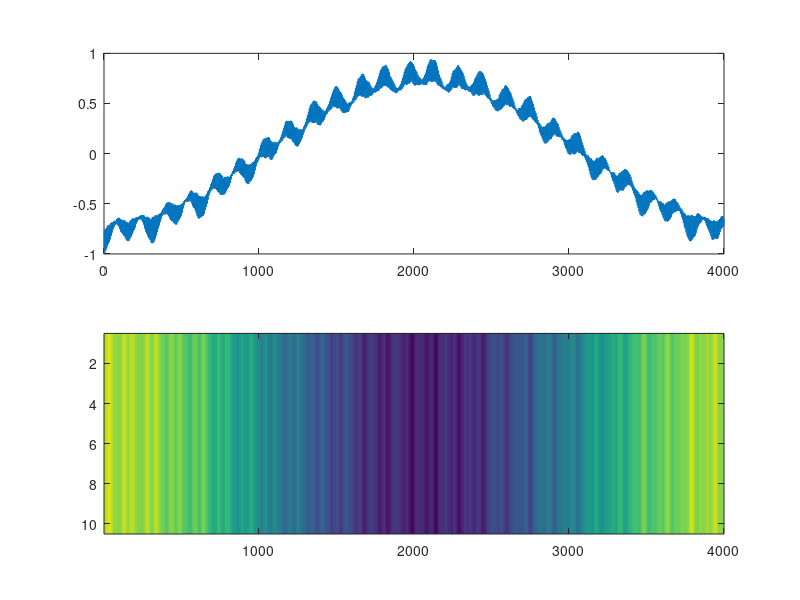

Write the MATLAB code that produced this figure.
clear;
clc;
format long
tic;

%% paramter
myseed = 1;
rng(myseed)

L = 10;
num_T = 2000;
T = 0:2*num_T;
nT = 2*num_T+1;
len = 2^L;
g0 = 0.4;
J0 = -1;
t = 2;
% g = g0*(1+0.01*randn(L,1));
% J = J0*(1+1*randn(L,1));
% g = g0*(2*round(rand(L,1))-1);
% J = J0*(2*round(rand(L,1))-1);
g = g0*ones(L,1);
J = J0*ones(L,1);

sigmaz = [1;-1];
sigmax = [0 1;1 0];
I2 = eye(2);
II2 = ones(2);

%% construction of Hamiltonian and observable
Hz = zeros(len,1);
for i = 1:L-1
    Hz_temp = ones(2^(i-1),1);
    Hz_temp = kron(Hz_temp, sigmaz);
    Hz_temp = kron(Hz_temp, sigmaz);
    Hz_temp = kron(Hz_temp, ones(2^(L-i-1),1));
    Hz = Hz + J(i)*Hz_temp;
end
% PBC
Hz_temp = sigmaz;
Hz_temp = kron(Hz_temp, ones(2^(L-2),1));
Hz_temp = kron(Hz_temp, sigmaz);
Hz = Hz + J(L)*Hz_temp;

Hx = zeros(len);
matrix_sz = zeros(len,L);
for i = 1:L
    Hx_temp = eye(2^(i-1));
    Hx_temp = kron(Hx_temp,sigmax);
    Hx_temp = kron(Hx_temp,eye(2^(L-i)));
    Hx = Hx + g(i)*Hx_temp;

    sz_temp = ones(2^(i-1),1);
    sz_temp = kron(sz_temp,sigmaz);
    sz_temp = kron(sz_temp,ones(2^(L-i),1));
    matrix_sz(:,i) = sz_temp;
end

%% initial state

% phi0 = rand(len,1);
% phi0 = phi0./sqrt(sum(phi0.^2));

[~,index0] = min(Hz);
phi0 = zeros(len,1);
pos = index0(1);

sz_GS0 = zeros(L,1);
temp = pos-1;
for i = 1:L
    sz_GS0(i) = mod(temp,2);
    temp = floor(temp/2);
end
sz_GS = 2*sz_GS0-1;
phi0(pos) = 1;

% % flip a single point
% sz_GS_new = sz_GS;
% sz_GS_new(floor(L/2)) = - sz_GS(floor(L/2));
% sz_GS0_new = (sz_GS_new+1)/2;
% temp = 0;
% for i = 1:L
%     temp = temp*2;
%     temp = temp + sz_GS0_new(L-i+1);    
% end
% temp = temp+1;
% phi0(temp) = 1;
% phi0 = phi0./sqrt(sum(phi0.^2));

phi = phi0;
phit_store = zeros(len,nT);
phit_store(:,1) = phi0;

%% time evolution

H1 = diag(Hz) + Hx;
H2 = diag(Hz) - Hx;
[V1,D1] = eig(H1);
e1 = diag(D1);
[V2,D2] = eig(H2);
e2 = diag(D2);

trans1 = exp(-1i*t*e1);
trans2 = exp(-1i*t*e2);

now = 2;
for i = 1:num_T
    % H1
    temp = V1'*phi;
    temp = temp.*trans1;
    phi = V1*temp;
    phit_store(:,now) = phi;
    now = now + 1;

    % H2
    temp = V2'*phi;
    temp = temp.*trans2;
    phi = V2*temp;
    phit_store(:,now) = phi;
    now = now + 1;
end

%% calculate observable

sz = zeros(L,nT);
for i = 1:L
    sz(i,:) = sum(conj(phit_store).*(matrix_sz(:,i).*phit_store));
end

sz_mean = sum(sz_GS.*sz)/L;

figure;
set(gcf, 'position', [250 70 1400 900]);
subplot(2,1,1)
plot(T,sz_mean);
subplot(2,1,2)
imagesc(sz);

toc;
